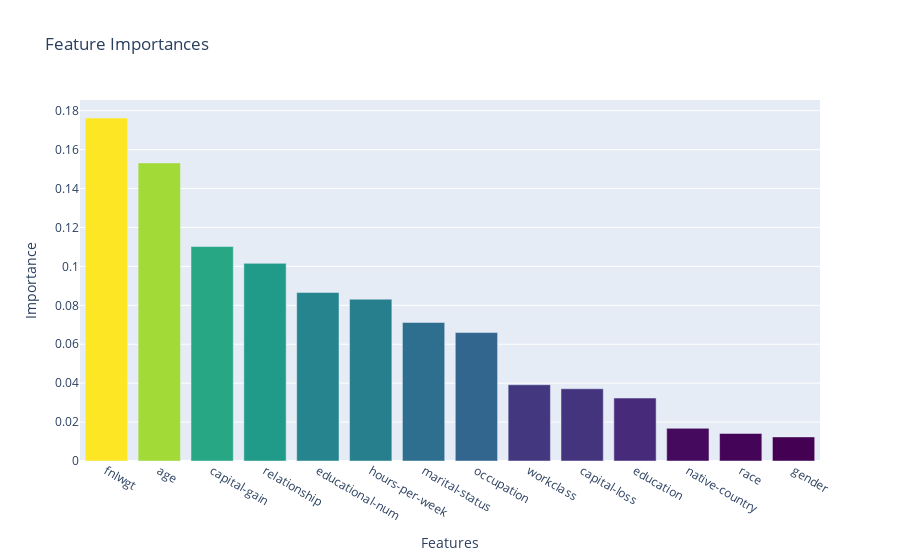

Here is the notebook cell this chart was saved with:
### Code cell
fig_importances = go.Figure(data=feature_importances)
fig_importances.update_layout(
    title='Feature Importances',
    xaxis_title='Features',
    yaxis_title='Importance'
)

# Show the feature importances figure
fig_importances.show()

### Figure 1 — Plotly figure (JSON) as saved in the notebook; plotly's stock layout.template omitted (floating-point values rounded to 4 significant figures)
{"data": [{"marker": {"color": [0.1762, 0.1531, 0.1102, 0.1016, 0.08656, 0.08315, 0.07118, 0.066, 0.03919, 0.03712, 0.03235, 0.01678, 0.01415, 0.01238], "colorscale": [[0, "#440154"], [0.1111, "#482878"], [0.2222, "#3e4989"], [0.3333, "#31688e"], [0.4444, "#26828e"], [0.5556, "#1f9e89"], [0.6667, "#35b779"], [0.7778, "#6ece58"], [0.8889, "#b5de2b"], [1, "#fde725"]]}, "name": "Feature Importances", "type": "bar", "x": ["fnlwgt", "age", "capital-gain", "relationship", "educational-num", "hours-per-week", "marital-status", "occupation", "workclass", "capital-loss", "education", "native-country", "race", "gender"], "y": [0.1762, 0.1531, 0.1102, 0.1016, 0.08656, 0.08315, 0.07118, 0.066, 0.03919, 0.03712, 0.03235, 0.01678, 0.01415, 0.01238]}], "layout": {"autosize": true, "title": {"text": "Feature Importances"}, "xaxis": {"autorange": true, "range": [-0.5, 13.5], "title": {"text": "Features"}, "type": "category"}, "yaxis": {"autorange": true, "range": [0, 0.1855], "title": {"text": "Importance"}, "type": "linear"}}}
